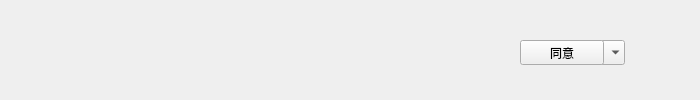
<?xml version="1.0" encoding="UTF-8"?>
<ui version="4.0">
 <class>VerificationItem</class>
 <widget class="QWidget" name="VerificationItem">
  <property name="geometry">
   <rect>
    <x>0</x>
    <y>0</y>
    <width>700</width>
    <height>100</height>
   </rect>
  </property>
  <property name="windowTitle">
   <string>Form</string>
  </property>
  <widget class="QLabel" name="label_icon">
   <property name="geometry">
    <rect>
     <x>10</x>
     <y>10</y>
     <width>80</width>
     <height>80</height>
    </rect>
   </property>
   <property name="text">
    <string/>
   </property>
  </widget>
  <widget class="QLabel" name="label_name">
   <property name="geometry">
    <rect>
     <x>290</x>
     <y>10</y>
     <width>161</width>
     <height>31</height>
    </rect>
   </property>
   <property name="text">
    <string/>
   </property>
  </widget>
  <widget class="QLabel" name="label_name_msg">
   <property name="geometry">
    <rect>
     <x>110</x>
     <y>50</y>
     <width>341</width>
     <height>41</height>
    </rect>
   </property>
   <property name="text">
    <string/>
   </property>
  </widget>
  <widget class="QComboBox" name="comboBox">
   <property name="geometry">
    <rect>
     <x>524</x>
     <y>40</y>
     <width>101</width>
     <height>25</height>
    </rect>
   </property>
   <property name="frame">
    <bool>false</bool>
   </property>
   <item>
    <property name="text">
     <string>同意</string>
    </property>
   </item>
   <item>
    <property name="text">
     <string>拒绝</string>
    </property>
   </item>
  </widget>
  <widget class="QPushButton" name="pushButton">
   <property name="geometry">
    <rect>
     <x>520</x>
     <y>40</y>
     <width>84</width>
     <height>25</height>
    </rect>
   </property>
   <property name="text">
    <string>同意</string>
   </property>
  </widget>
  <widget class="QLabel" name="label_name_2">
   <property name="geometry">
    <rect>
     <x>110</x>
     <y>10</y>
     <width>161</width>
     <height>31</height>
    </rect>
   </property>
   <property name="text">
    <string/>
   </property>
  </widget>
 </widget>
 <resources/>
 <connections/>
</ui>
